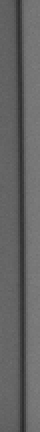
#> input picture ModelImages/Model_Wafer_Top.bmp, 20 x 216 px (shown 2 times larger)
$ python WaferDetect.py
#> lines starting #> are read from the running program, lines starting #| are printed output that depends on the picture
# 开发日期：2024年7月17日
# 文件名称：WaferDetect.py
# 功能描述：使用模版匹配来检测花篮中的硅片
# 开发人员：何广鹏

# 更新日期：2024年7月18日
# 更新内容：增加了判断区域是否已绘制


import cv2
import matplotlib.pyplot as plt
import numpy as np
import datetime

from RegionManager import RegionManager

time1 = datetime.datetime.now()

image_path = "F:/images/result/result_pic/cuopian/20240529_020028961_0.BMP"
template_mid = "ModelImages/Model_Wafer.bmp"
template_top = "ModelImages/Model_Wafer_Top.bmp"
template_botm = "ModelImages/Model_Wafer_Bottom.bmp"

image = cv2.imread(image_path, cv2.COLOR_BGR2GRAY)
template_top = cv2.imread(template_top, cv2.COLOR_BGR2GRAY)
#> template_top is the input picture: shape (216, 20); min 42, max 126, mean 99.6
template_mid = cv2.imread(template_mid, cv2.COLOR_BGR2GRAY)
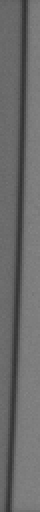
#> input picture ModelImages/Model_Wafer.bmp, 20 x 256 px (shown 2 times larger)
#> template_mid is the input picture: shape (256, 20); min 50, max 132, mean 106.5
template_botm = cv2.imread(template_botm, cv2.COLOR_BGR2GRAY)
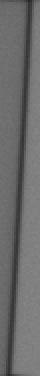
#> input picture ModelImages/Model_Wafer_Bottom.bmp, 20 x 188 px (shown 2 times larger)
#> template_botm is the input picture: shape (188, 20); min 40, max 134, mean 107.6

#> (the run stopped early here; a loop or call above may not have finished)
